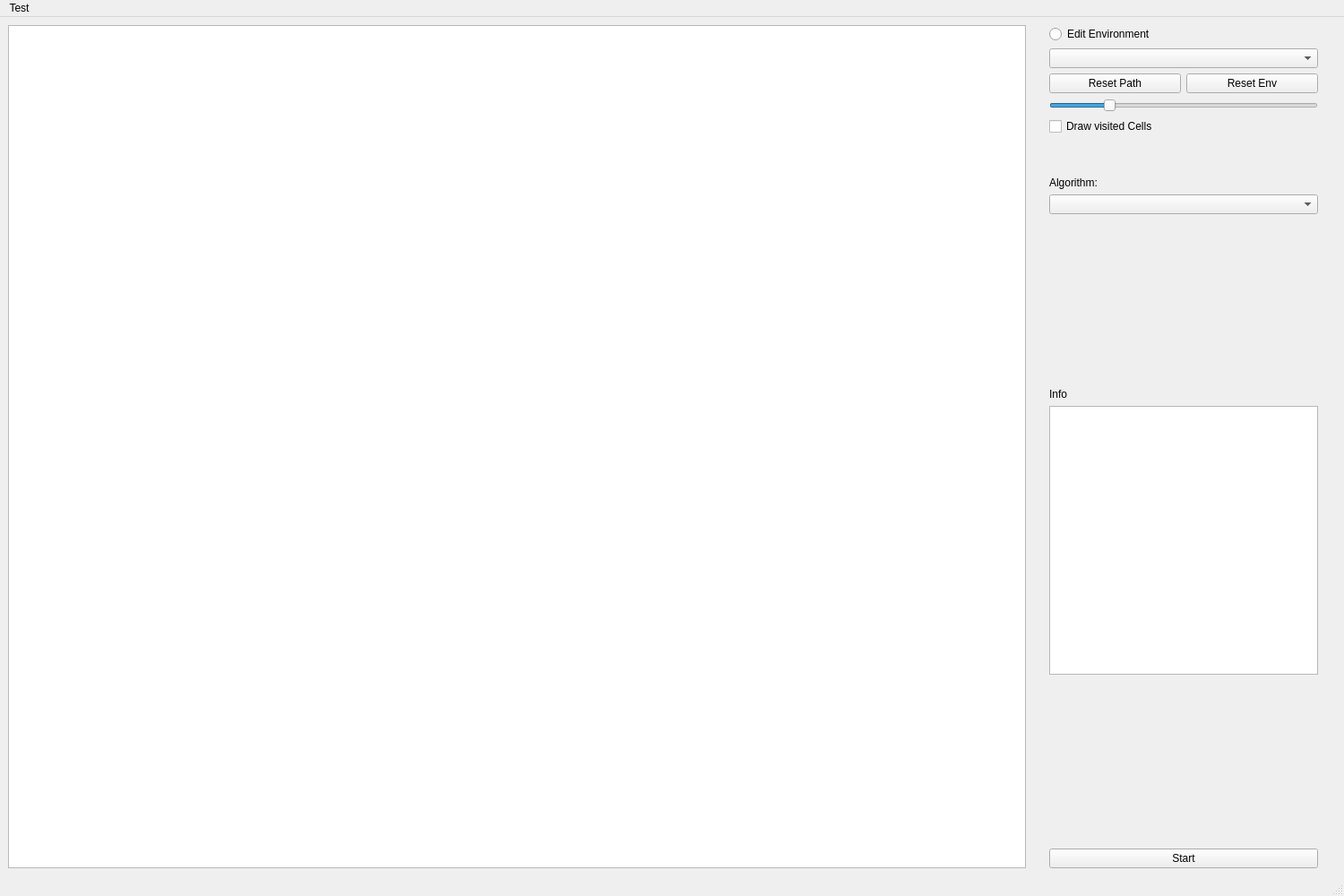
<?xml version="1.0" encoding="UTF-8"?>
<ui version="4.0">
 <class>MainWindow</class>
 <widget class="QMainWindow" name="MainWindow">
  <property name="geometry">
   <rect>
    <x>0</x>
    <y>0</y>
    <width>1500</width>
    <height>1000</height>
   </rect>
  </property>
  <property name="minimumSize">
   <size>
    <width>1500</width>
    <height>1000</height>
   </size>
  </property>
  <property name="windowTitle">
   <string>MainWindow</string>
  </property>
  <widget class="QWidget" name="centralwidget">
   <layout class="QGridLayout" name="gridLayout">
    <item row="0" column="1">
     <layout class="QHBoxLayout" name="horizontalLayout">
      <property name="sizeConstraint">
       <enum>QLayout::SetNoConstraint</enum>
      </property>
      <item>
       <widget class="QGraphicsView" name="graphicsView">
        <property name="minimumSize">
         <size>
          <width>0</width>
          <height>0</height>
         </size>
        </property>
       </widget>
      </item>
      <item>
       <spacer name="horizontalSpacer">
        <property name="orientation">
         <enum>Qt::Horizontal</enum>
        </property>
        <property name="sizeType">
         <enum>QSizePolicy::Preferred</enum>
        </property>
        <property name="sizeHint" stdset="0">
         <size>
          <width>20</width>
          <height>20</height>
         </size>
        </property>
       </spacer>
      </item>
      <item>
       <layout class="QVBoxLayout" name="verticalLayout">
        <property name="spacing">
         <number>6</number>
        </property>
        <item>
         <widget class="QRadioButton" name="radioButtonEnv">
          <property name="text">
           <string>Edit Environment </string>
          </property>
         </widget>
        </item>
        <item>
         <widget class="QComboBox" name="comboBoxEnv"/>
        </item>
        <item>
         <layout class="QHBoxLayout" name="horizontalLayout_2">
          <item>
           <widget class="QPushButton" name="pushBtnResetPath">
            <property name="text">
             <string>Reset Path</string>
            </property>
           </widget>
          </item>
          <item>
           <widget class="QPushButton" name="pushBtnResetEnv">
            <property name="text">
             <string>Reset Env</string>
            </property>
           </widget>
          </item>
         </layout>
        </item>
        <item>
         <widget class="QSlider" name="horizontalSlider">
          <property name="sizePolicy">
           <sizepolicy hsizetype="Preferred" vsizetype="Preferred">
            <horstretch>0</horstretch>
            <verstretch>0</verstretch>
           </sizepolicy>
          </property>
          <property name="minimum">
           <number>5</number>
          </property>
          <property name="maximum">
           <number>100</number>
          </property>
          <property name="singleStep">
           <number>5</number>
          </property>
          <property name="sliderPosition">
           <number>25</number>
          </property>
          <property name="orientation">
           <enum>Qt::Horizontal</enum>
          </property>
         </widget>
        </item>
        <item>
         <widget class="QCheckBox" name="checkBoxDrawVisited">
          <property name="text">
           <string>Draw visited Cells</string>
          </property>
         </widget>
        </item>
        <item>
         <spacer name="verticalSpacer_3">
          <property name="orientation">
           <enum>Qt::Vertical</enum>
          </property>
          <property name="sizeType">
           <enum>QSizePolicy::Preferred</enum>
          </property>
          <property name="sizeHint" stdset="0">
           <size>
            <width>20</width>
            <height>40</height>
           </size>
          </property>
         </spacer>
        </item>
        <item>
         <widget class="QLabel" name="labelAlg">
          <property name="text">
           <string>Algorithm:</string>
          </property>
         </widget>
        </item>
        <item>
         <widget class="QComboBox" name="comboBoxAlg"/>
        </item>
        <item>
         <spacer name="verticalSpacer">
          <property name="orientation">
           <enum>Qt::Vertical</enum>
          </property>
          <property name="sizeHint" stdset="0">
           <size>
            <width>20</width>
            <height>40</height>
           </size>
          </property>
         </spacer>
        </item>
        <item>
         <widget class="QLabel" name="labelInfoBox">
          <property name="text">
           <string>Info</string>
          </property>
         </widget>
        </item>
        <item>
         <widget class="QTextBrowser" name="infoBox">
          <property name="sizePolicy">
           <sizepolicy hsizetype="Preferred" vsizetype="Preferred">
            <horstretch>0</horstretch>
            <verstretch>0</verstretch>
           </sizepolicy>
          </property>
          <property name="minimumSize">
           <size>
            <width>300</width>
            <height>300</height>
           </size>
          </property>
          <property name="frameShape">
           <enum>QFrame::StyledPanel</enum>
          </property>
         </widget>
        </item>
        <item>
         <spacer name="verticalSpacer_2">
          <property name="orientation">
           <enum>Qt::Vertical</enum>
          </property>
          <property name="sizeHint" stdset="0">
           <size>
            <width>20</width>
            <height>40</height>
           </size>
          </property>
         </spacer>
        </item>
        <item>
         <widget class="QPushButton" name="pushBtnStart">
          <property name="text">
           <string>Start</string>
          </property>
         </widget>
        </item>
       </layout>
      </item>
      <item>
       <spacer name="horizontalSpacer_2">
        <property name="orientation">
         <enum>Qt::Horizontal</enum>
        </property>
        <property name="sizeType">
         <enum>QSizePolicy::Preferred</enum>
        </property>
        <property name="sizeHint" stdset="0">
         <size>
          <width>20</width>
          <height>20</height>
         </size>
        </property>
       </spacer>
      </item>
     </layout>
    </item>
   </layout>
  </widget>
  <widget class="QMenuBar" name="menubar">
   <property name="geometry">
    <rect>
     <x>0</x>
     <y>0</y>
     <width>1500</width>
     <height>22</height>
    </rect>
   </property>
   <widget class="QMenu" name="menuTEst">
    <property name="title">
     <string>Test</string>
    </property>
   </widget>
   <addaction name="menuTEst"/>
  </widget>
  <widget class="QStatusBar" name="statusbar"/>
 </widget>
 <resources/>
 <connections/>
</ui>
